Frame 1 (no input): blank canvas, image omitted
Frame 60 (no input): blank canvas, image omitted
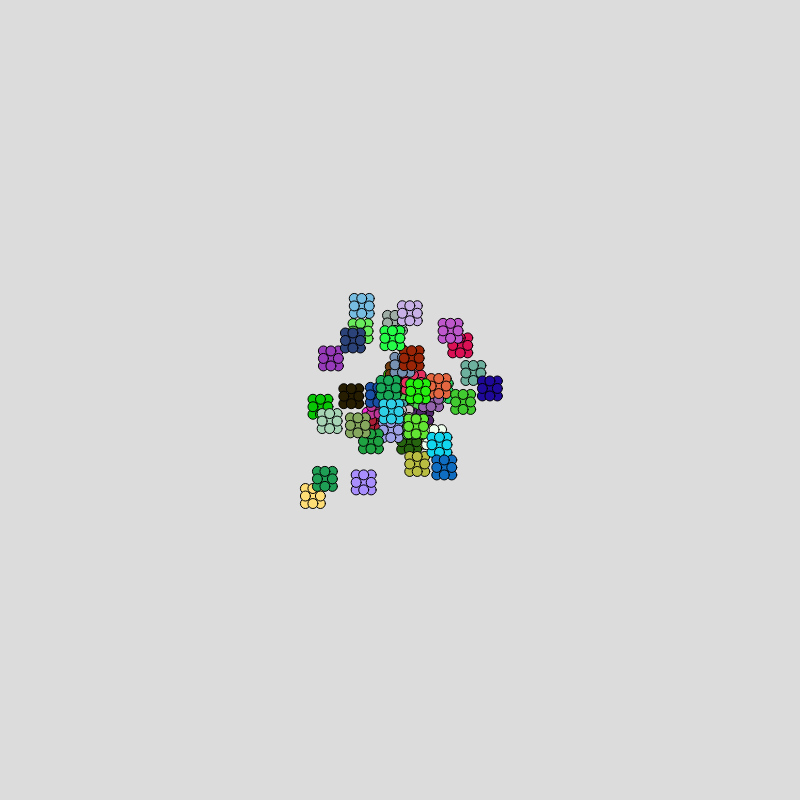
Frame 120 (the mouse pressed at the canvas centre since frame 60)

The p5.js sketch whose frames 1 and 60 were blank and that drew this single picture after the mouse press (run headless with seeded random() and noise() and a simulated clock; from frame 60 on, the mouse is pressed at the canvas centre):

// p5.js sketch
// ── sketch.js
let particles = [];

function setup() {
  createCanvas(800, 800);
}

function draw() {
  background(220);

  if(mouseIsPressed){
    particles.push(new Particle(mouseX, mouseY));
  }

  for (let i = particles.length - 1; i >= 0; i--) {
    particles[i].display();

    if (particles[i].x < 0 || particles[i].x > width || particles[i].y < 0 || particles[i].y > height) {
      particles.splice(i, 1);
    }
  }
}

class Particle{
  constructor(x, y){
    this.x = x;
    this.y = y;

    this.Xspeed = random(-2, 2);
    this.Yspeed = random(-2, 2);

    this.color = color(random(0, 255), random(0,255), random(0, 255));
  }
  
  display(){
    fill(this.color);
    ellipse(this.x, this.y, 10);

    ellipse(this.x-7.5, this.y-7.5, 10);

    ellipse(this.x+7.5, this.y+7.5, 10);

    ellipse(this.x-7.5, this.y+7.5, 10);

    ellipse(this.x+7.5, this.y-7.5, 10);

    ellipse(this.x, this.y-7.5, 10);

    ellipse(this.x, this.y+7.5, 10);

    ellipse(this.x+7.5, this.y, 10);

    ellipse(this.x-7.5, this.y, 10);

    this.x += this.Xspeed;
    this.y += this.Yspeed;
  }

}
